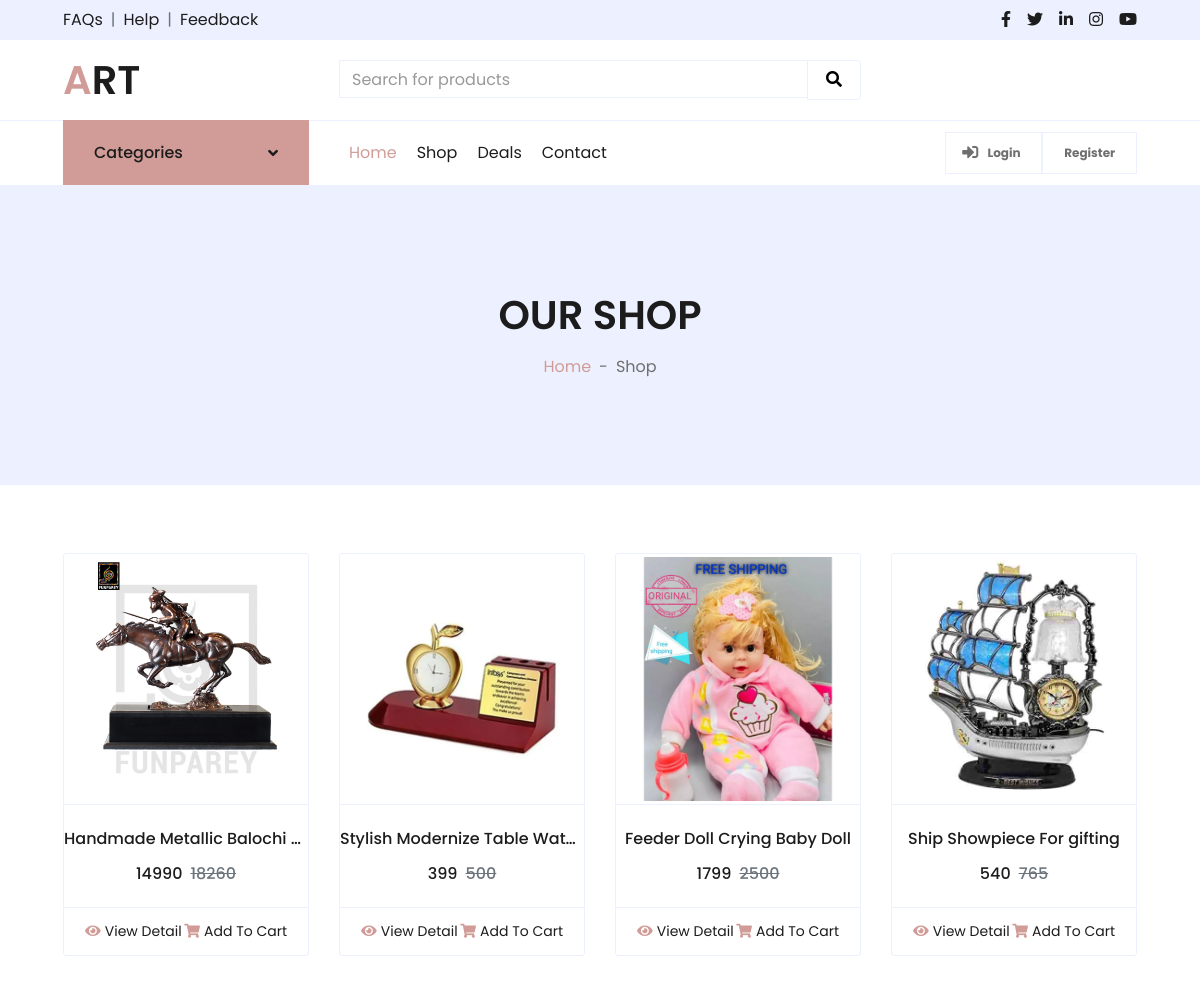
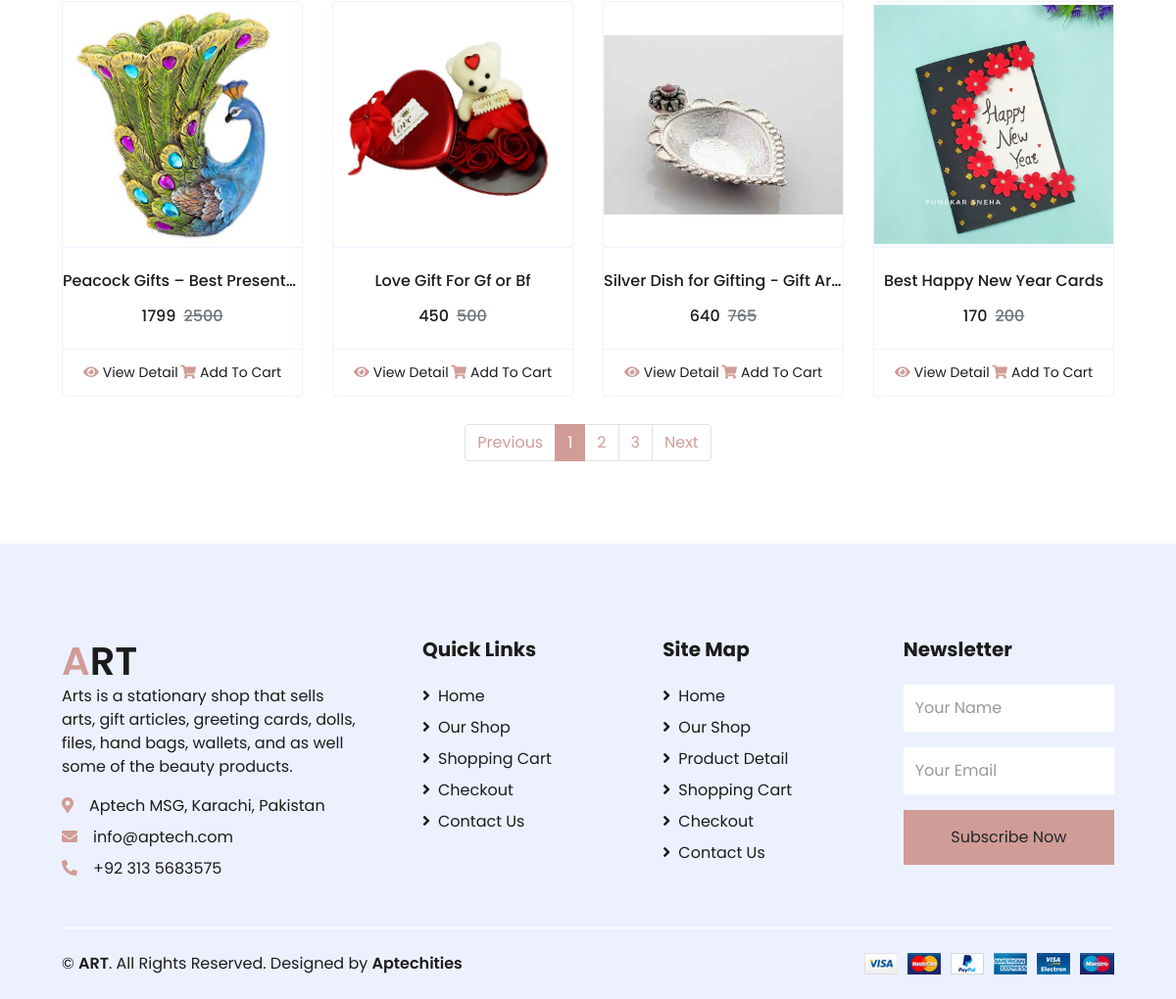
The page /shop.php on the database its author committed (2 pictures, top to bottom).
### tables this page shows
CREATE TABLE `products` (
  `id` int(11) NOT NULL,
  `category` int(11) NOT NULL,
  `subCategory` int(11) DEFAULT NULL,
  `productName` varchar(255) DEFAULT NULL,
  `productCompany` varchar(255) DEFAULT NULL,
  `productPrice` int(11) DEFAULT NULL,
  `productPriceBeforeDiscount` int(11) DEFAULT NULL,
  `productDescription` longtext DEFAULT NULL,
  `productImage1` varchar(255) DEFAULT NULL,
  `productImage2` varchar(255) DEFAULT NULL,
  `productImage3` varchar(255) DEFAULT NULL,
  `shippingCharge` int(11) DEFAULT NULL,
  `productAvailability` varchar(255) DEFAULT NULL,
  `postingDate` timestamp NULL DEFAULT current_timestamp(),
  `updationDate` varchar(255) DEFAULT NULL
);

### shop.php (the view, shortened to what this page needs)
<?php
include 'include/config.php';
?>
<!DOCTYPE html>
<html lang="en">
<head>
    <link href="https://stackpath.bootstrapcdn.com/bootstrap/4.5.2/css/bootstrap.min.css" rel="stylesheet">
    <link href="https://cdnjs.cloudflare.com/ajax/libs/font-awesome/5.10.0/css/all.min.css" rel="stylesheet">
    <link href="css/style.css" rel="stylesheet">
</head>
<body>
    <?php
    include 'include/top-header.php';
    ?>
    <?php
    include 'include/navbar2.php';
    ?>
    <div class="container-fluid bg-secondary mb-3 ">
        <div class="d-flex flex-column align-items-center justify-content-center" style="min-height: 300px">
            <h1 class="font-weight-semi-bold text-uppercase mb-3">Our Shop</h1>
            <div class="d-inline-flex">
                <p class="m-0"><a href="index.php">Home</a></p>
                <p class="m-0 px-2">-</p>
                <p class="m-0">Shop</p>
            </div>
        </div>
    </div>
    <div class="container-fluid pt-5">
        <div class="row px-xl-5">
            <div class="col-lg-12 col-md-12">
                <div class="row pb-3">
                    <div class="col-12 pb-1">
                    </div>
                    <?php
                    $ret = mysqli_query($con, "SELECT * FROM products LIMIT 8;");
                    while ($row = mysqli_fetch_array($ret)) {
                    ?>
                        <div class="col-lg-3 col-md-6 col-sm-12 pb-1 page-content" id="page-1">
                            <div class="card product-item border-0 mb-4">
                                <div class="card-header product-img position-relative overflow-hidden bg-transparent border p-0">
                                    <div class="text-center">
                                        <a href="product-details.php?pid=<?php echo htmlentities($row['id']); ?>" class="cat-img overflow-hidden mb-3">
                                            <img class="img-fluid" src="admin/productimages/<?php echo htmlentities($row['id']); ?>/<?php echo htmlentities($row['productImage1']); ?>" data-echo="admin/productimages/<?php echo htmlentities($row['id']); ?>/<?php echo htmlentities($row['productImage1']); ?>" alt="">
                                        </a>
                                    </div>
                                </div>
                                <div class="card-body border-left border-right text-center p-0 pt-4 pb-3">
                                    <h6 class="text-truncate mb-3"><?php echo htmlentities($row['productName']); ?></h6>
                                    <div class="d-flex justify-content-center">
                                        <h6><?php echo htmlentities($row['productPrice']); ?></h6>
                                        <h6 class="text-muted ml-2"><del><?php echo htmlentities($row['productPriceBeforeDiscount']); ?></del></h6>
                                    </div>
                                </div>
                                <div class="card-footer d-flex justify-content-between bg-light border">
                                    <a href="product-details.php?pid=<?php echo htmlentities($row['id']); ?>" class="btn btn-sm text-dark p-0"><i class="fas fa-eye text-primary mr-1"></i>View Detail</a>
                                    <a href="index.php?page=product&action=add&id=<?php echo $row['id']; ?>" class="btn btn-sm text-dark p-0"><i class="fas fa-shopping-cart text-primary mr-1"></i>Add To Cart</a>
                                </div>
                            </div>
                        </div>
                    <?php } ?>
                    <div class="col-12 pb-1">
                        <nav>
                            <ul class="pagination justify-content-center">
                                <li class="page-item">
                                    <a class="page-link" href="#">Previous</a>
                                </li>
                                <li class="page-item active">
                                    <a class="page-link" href="#" data-target="page-1">1</a>
                                </li>
                                <li class="page-item">
                                    <a class="page-link" href="#" data-target="page-2">2</a>
                                </li>
                                <li class="page-item">
                                    <a class="page-link" href="#" data-target="page-3">3</a>
                                </li>
                                <li class="page-item">
                                    <a class="page-link" href="#">Next</a>
                                </li>
                            </ul>
                        </nav>
                    </div>
                </div>
            </div>
        </div>
    </div>
    <?php
    include 'include/footer.php';
    ?>
</body>
</html>

### rows shown on the page
products: productImage1 (picture), productName "Handmade Metallic Balochi…", productPrice "14990", productPriceBeforeDiscount "18260"
products: productImage1 (picture), productName "Stylish Modernize Table Wat…", productPrice "399", productPriceBeforeDiscount "500"
products: productImage1 (picture), productName "Feeder Doll Crying Baby Doll", productPrice "1799", productPriceBeforeDiscount "2500"
products: productImage1 (picture), productName "Ship Showpiece For gifting", productPrice "540", productPriceBeforeDiscount "765"
products: productImage1 (picture), productName "Peacock Gifts – Best Present…", productPrice "1799", productPriceBeforeDiscount "2500"
products: productImage1 (picture), productName "Love Gift For Gf or Bf", productPrice "450", productPriceBeforeDiscount "500"
products: productImage1 (picture), productName "Silver Dish for Gifting - Gift Ar…", productPrice "640", productPriceBeforeDiscount "765"
products: productImage1 (picture), productName "Best Happy New Year Cards", productPrice "170", productPriceBeforeDiscount "200"
